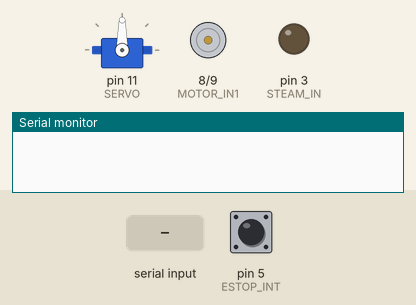
A sketch run on a simulated Arduino Uno, built with avr-gcc and run on an emulated ATmega328P. Parts: servo, motor-driver pin pairs drawn as motors (green arrow = first pin HIGH = forward, orange = second pin HIGH = backward, longer = more drive, scaled by the enable pin), output pins drawn as LEDs (lit = HIGH), the last lines printed to the serial monitor. Inputs (shaded band) come from the test bench; at power-on: pin 5 (ESTOP_INT) HIGH.

Above: at 1.2 s.
1.3 s: "1\n" received over Serial
At 2.5 s:
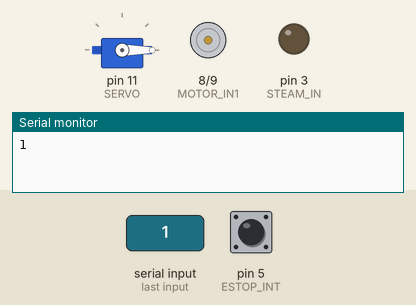
2.8 s: "90,45,200\n" received over Serial
4.3 s: "0\n" received over Serial
At 5.0 s:
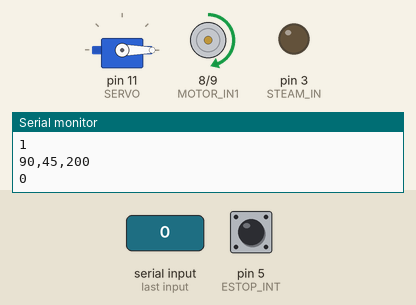
5.8 s: "1,90\n" received over Serial
At 6.3 s:
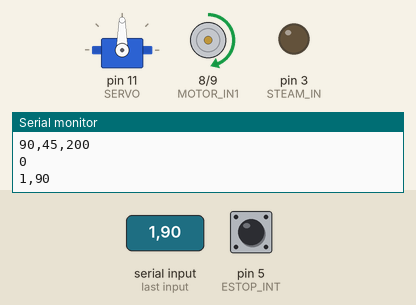
7.3 s: pin 5 (ESTOP_INT) pulled LOW for 0.15 s
At 8.4 s:
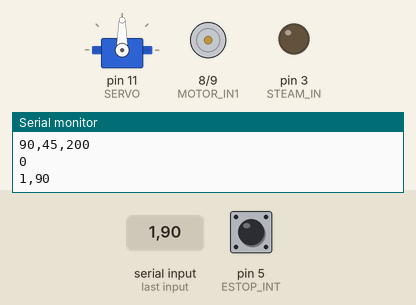
8.9 s: "0\n" received over Serial
At 9.7 s:
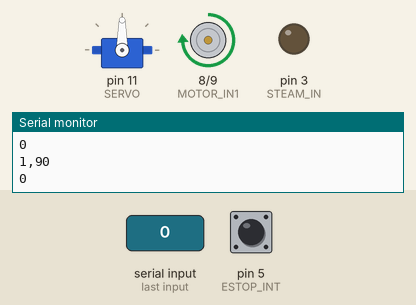
Timing chart, 0 to 11.4 s (numbered marks = the images above; inputs shaded):
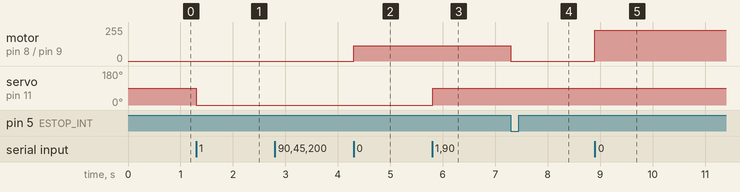

Measured:
- after the input at 1.3 s, servo on pin 11 (SERVO): 90° → 0° at once
- after the input at 4.3 s, motor on pin 8 (MOTOR_IN1) / pin 9 (MOTOR_IN2): stopped → forward 114/255 at once
- after the input at 5.8 s, servo on pin 11 (SERVO): 0° → 90° at once
- after the input at 7.3 s, motor on pin 8 (MOTOR_IN1) / pin 9 (MOTOR_IN2): forward 114/255 → stopped at once
- after the input at 8.9 s, motor on pin 8 (MOTOR_IN1) / pin 9 (MOTOR_IN2): stopped → forward 229/255 at once

The sketch:

abluo_base_tools.ino
```cpp
#include <Servo.h>
// #include "src/I2C_PROCESSING.h"
#include "src/SERIAL_PROCESSING.h"

#define MOTOR_EN 6
#define MOTOR_IN1 8
#define MOTOR_IN2 9
#define SERVO 11
#define ESTOP_INT 5
#define STEAM_IN 3

bool settingUp = true;
bool emergency = false;

const byte pwmPinCount = 2;
const byte pwmPins[pwmPinCount] = {MOTOR_EN, SERVO};

const byte digitalPinCount = 2;
const byte digitalPins[digitalPinCount] = {MOTOR_IN1, MOTOR_IN2};

Servo BrushServo;

void start_STEAM(int state)
{
  if (state == 1){
    digitalWrite(STEAM_IN, HIGH);
  } else {
    digitalWrite(STEAM_IN, LOW);
  }
}

void move_MOTOR(int duty)
{
  if (duty == 0) {
    digitalWrite(MOTOR_IN1, LOW);
    digitalWrite(MOTOR_IN2, LOW);
    analogWrite(MOTOR_EN, 0);
  } else if (duty > 0) {
    digitalWrite(MOTOR_IN1, HIGH);
    digitalWrite(MOTOR_IN2, LOW);
    analogWrite(MOTOR_EN, duty * 0.01 * 255);
  } else if (duty < 0) {
    digitalWrite(MOTOR_IN1, LOW);
    digitalWrite(MOTOR_IN2, HIGH);
    analogWrite(MOTOR_EN, duty * -0.01 * 255);
  }
}

void move_SERVO(int angle)
{
  BrushServo.write(angle);
}

void stopAllMotors()
{
  move_MOTOR(0);
}

void handleCommand()
{
  int toolSelect = payload[0];
  if (toolSelect == 0) {
    int motorPWM = payload[1];
    move_MOTOR(motorPWM);
  } else if (toolSelect == 1) {
    int servoAngle = payload[1];
    move_SERVO(servoAngle);
  } else if (toolSelect == 2) {
    int steamState = payload[1];
    start_STEAM(steamState);
  }
}

void processNewData()
{
  if (newData == true)
  {
    parseInput();
    handleCommand();
  }
  newData = false;
}

void setup() {
  //Wire.begin(0x60);
  //Wire.setClock(400000);
  //Wire.onReceive(receiveEvent);
  Serial.begin(9600);

  pinMode(STEAM_IN, OUTPUT);

  pinMode(ESTOP_INT, INPUT_PULLUP);

  BrushServo.attach(SERVO);

  for (int index = 0; index < pwmPinCount; index++)
  {
    pinMode(pwmPins[index], OUTPUT);
  }

  for (int index = 0; index < digitalPinCount; index++)
  {
    pinMode(digitalPins[index], OUTPUT);
  }

  settingUp = false;

}

void loop() {
  if (digitalRead(ESTOP_INT) == LOW)
  {
    emergency = true;
    stopAllMotors();
  }
  else
  {
    emergency = false;
  }
  emergency = false;
  if (!settingUp)
  {
    if (!emergency)
    {
      recvWithEndMarker();
      processNewData();
    }
    else
    {
      parseInput();
    }
  }
}
```

SERIAL_PROCESSING.cpp
```cpp
#include "SERIAL_PROCESSING.h"

using namespace LibSerialConstants;

char receivedChars[numChars];
int payload[numInputs];
boolean newData = false;

void recvWithEndMarker()
{
    static byte ndx = 0;
    char endMarker = '\n';
    char rc;

    while (Serial.available() > 0 && newData == false)
    {
        rc = Serial.read();

        if (rc != endMarker)
        {
            receivedChars[ndx] = rc;
            ndx++;
            if (ndx >= numChars)
            {
                ndx = numChars - 1;
            }
        }
        else
        {
            receivedChars[ndx] = '\0'; // terminate the string
            ndx = 0;
            newData = true;
        }
    }
}

void parseInput()
{
    input = receivedChars;
    Serial.println(receivedChars);
    newData = false;
    int counter = 0;
    while ((token = strtok_r(input, ",", &input)))
    {
        payload[counter] = atoi(token);
        counter++;
    }
}
```

SERIAL_PROCESSING.h
```cpp
#ifndef SERIAL_PROCESSING_H
#define SERIAL_PROCESSING_H
#include <Arduino.h>

namespace LibSerialConstants
{
    const byte numChars = 32;
    const byte numInputs = 10;
}

extern boolean newData;
extern int payload[];
extern char receivedChars[];

static char *input;
static char *token;
extern void recvWithEndMarker();
extern void parseInput();

#endif
```
